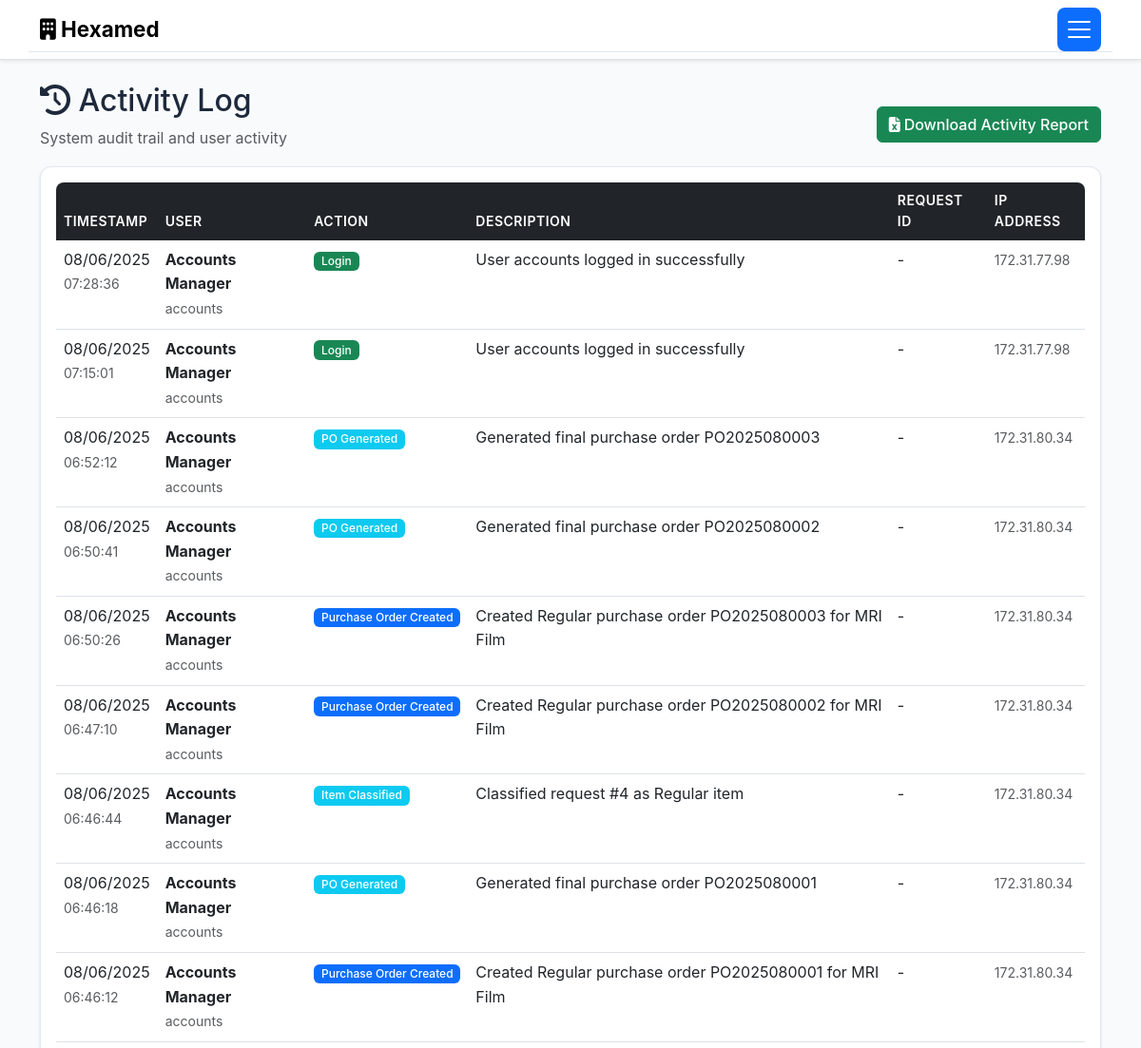
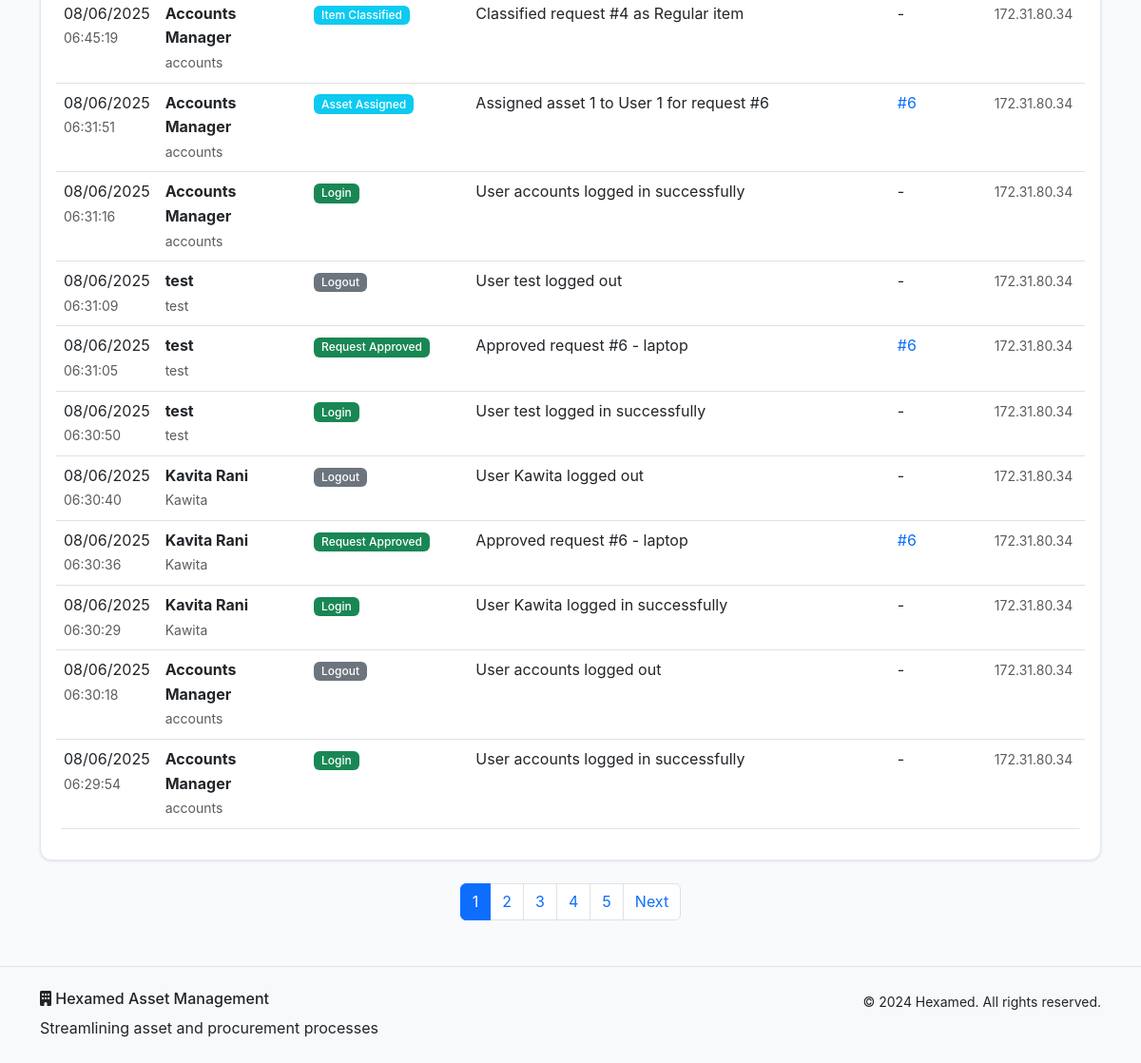
/activity (signed in), run on an earlier commit of the app's database (2 pictures, top to bottom).
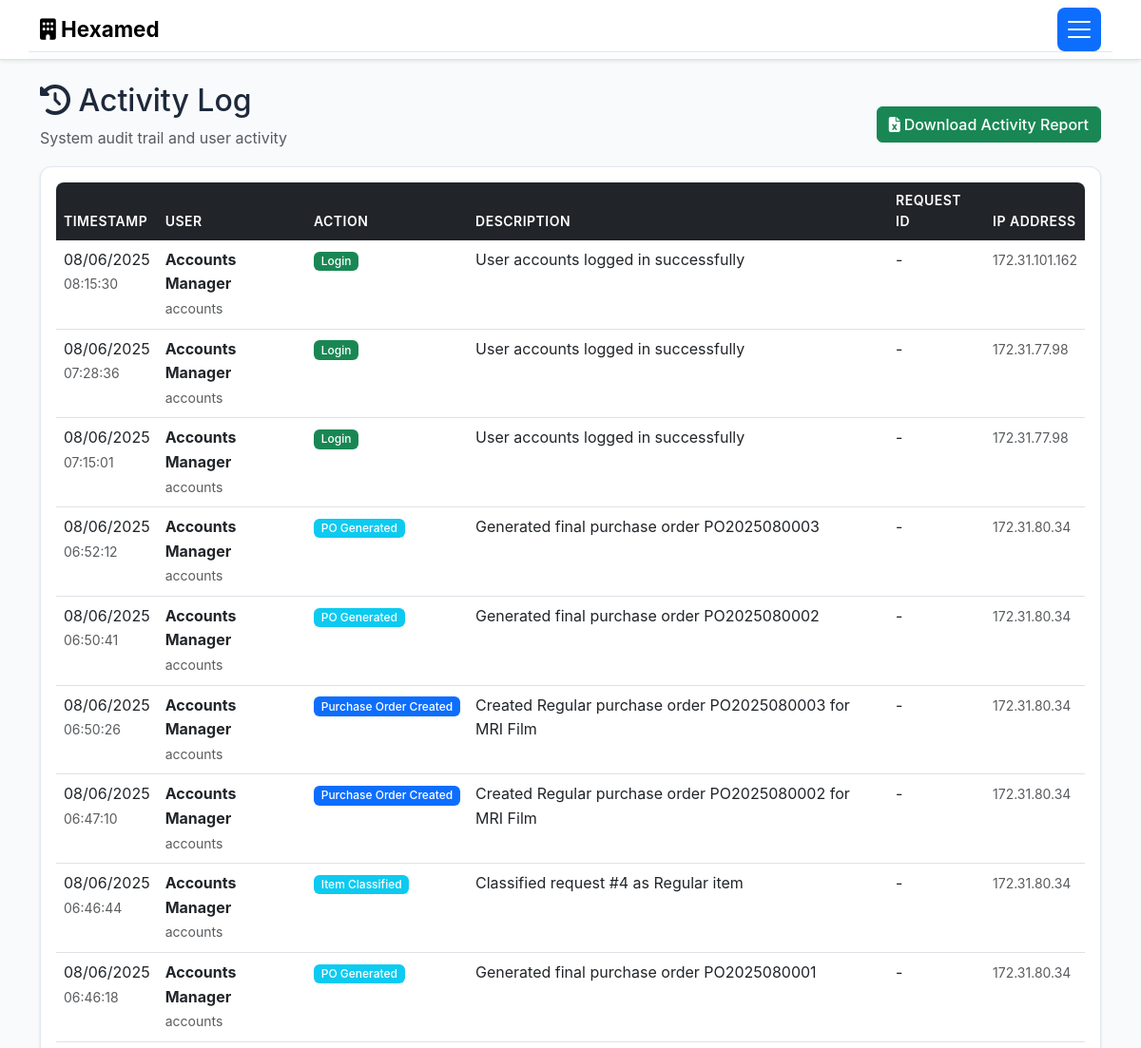
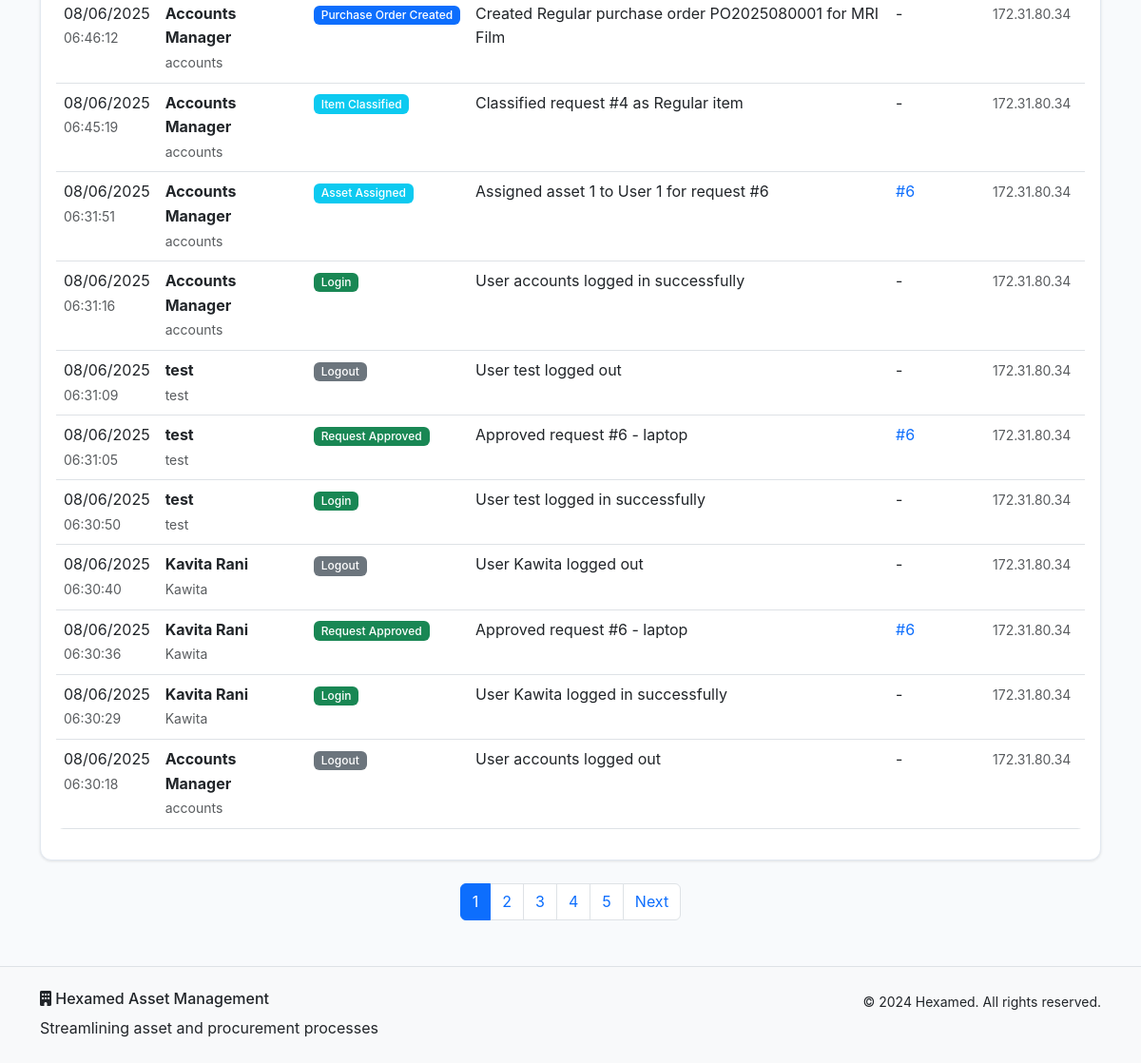
And on a later commit of the database (2 pictures, top to bottom).
### models.py (models this page shows, shortened)
class ActivityLog(db.Model):
    id = db.Column(db.Integer, primary_key=True)
    action = db.Column(db.String(100), nullable=False)
    description = db.Column(db.Text, nullable=False)
    timestamp = db.Column(db.DateTime, default=datetime.utcnow)
    ip_address = db.Column(db.String(45))
    user_id = db.Column(db.Integer, db.ForeignKey('user.id'), nullable=False)
    request_id = db.Column(db.Integer, db.ForeignKey('asset_request.id'), nullable=True)
    user = db.relationship('User', backref='activities')
    request = db.relationship('AssetRequest', backref='activities')

class User(db.Model):
    id = db.Column(db.Integer, primary_key=True)
    username = db.Column(db.String(80), unique=True, nullable=False)
    email = db.Column(db.String(120), unique=True, nullable=False)
    password_hash = db.Column(db.String(256), nullable=False)
    role = db.Column(db.String(50), nullable=False, default='User')
    full_name = db.Column(db.String(100), nullable=False)
    floor = db.Column(db.String(50))
    department = db.Column(db.String(100))
    created_at = db.Column(db.DateTime, default=datetime.utcnow)
    is_active = db.Column(db.Boolean, default=True)
    requests = db.relationship('AssetRequest', foreign_keys='AssetRequest.user_id', backref='requester', lazy=True)

### routes.py (the view)
    def decorated_function(*args, **kwargs):
        if 'user_id' not in session:
            flash('Please log in to access this page.', 'warning')
            return redirect(url_for('login'))
        return f(*args, **kwargs)

### routes.py (called while the page is built)
def require_login(f):
    def decorated_function(*args, **kwargs):
        if 'user_id' not in session:
            flash('Please log in to access this page.', 'warning')
            return redirect(url_for('login'))
        return f(*args, **kwargs)
    decorated_function.__name__ = f.__name__
    return decorated_function

@app.route('/activity')
@require_login
def activity_log():
    user = User.query.get(session['user_id'])
    page = request.args.get('page', 1, type=int)
    activities = ActivityLog.query.order_by(ActivityLog.timestamp.desc()).paginate(
        page=page, per_page=20, error_out=False)
    return render_template('activity.html', activities=activities, user=user)

### templates/activity.html (shortened to what this page needs)
{% extends "base.html" %}
{% block content %}
<div class="container my-4">
    <div class="row">
        <div class="col">
            <div class="d-flex justify-content-between align-items-center">
                <div>
                    <h2><i class="fas fa-history"></i> Activity Log</h2>
                    <p class="text-muted">System audit trail and user activity</p>
                </div>
                {% if user.role in ['Admin', 'MD', 'Accounts/SCM'] %}
                <div>
                    <a href="{{ url_for('download_recent_activity') }}" class="btn btn-success">
                        <i class="fas fa-file-excel me-1"></i>Download Activity Report
                    </a>
                </div>
                {% endif %}
            </div>
        </div>
    </div>
    {% if activities.items %}
    <div class="card">
        <div class="card-body">
            <div class="table-responsive">
                <table class="table table-hover">
                    <thead>
                        <tr>
                            <th>Timestamp</th>
                            <th>User</th>
                            <th>Action</th>
                            <th>Description</th>
                            <th>Request ID</th>
                            <th>IP Address</th>
                        </tr>
                    </thead>
                    <tbody>
                        {% for activity in activities.items %}
                        <tr>
                            <td>
                                <div>
                                    {{ activity.timestamp.strftime('%m/%d/%Y') }}
                                    <br><small class="text-muted">{{ activity.timestamp.strftime('%H:%M:%S') }}</small>
                                </div>
                            </td>
                            <td>
                                <div>
                                    <strong>{{ activity.user.full_name }}</strong>
                                    <br><small class="text-muted">{{ activity.user.username }}</small>
                                </div>
                            </td>
                            <td>
                                {% if 'Login' in activity.action %}
                                    <span class="badge bg-success">{{ activity.action }}</span>
                                {% elif 'Logout' in activity.action %}
                                    <span class="badge bg-secondary">{{ activity.action }}</span>
                                {% elif 'Created' in activity.action %}
                                    <span class="badge bg-primary">{{ activity.action }}</span>
                                {% elif 'Approved' in activity.action %}
                                    <span class="badge bg-success">{{ activity.action }}</span>
                                {% elif 'Rejected' in activity.action %}
                                    <span class="badge bg-danger">{{ activity.action }}</span>
                                {% elif 'Hold' in activity.action %}
                                    <span class="badge bg-warning">{{ activity.action }}</span>
                                {% else %}
                                    <span class="badge bg-info">{{ activity.action }}</span>
                                {% endif %}
                            </td>
                            <td>{{ activity.description }}</td>
                            <td>
                                {% if activity.request_id %}
                                    <a href="{{ url_for('view_requests') }}" class="text-decoration-none">
                                        #{{ activity.request_id }}
                                    </a>
                                {% else %}
                                    -
                                {% endif %}
                            </td>
                            <td>
                                <small class="text-muted">{{ activity.ip_address or '-' }}</small>
                            </td>
                        </tr>
                        {% endfor %}
                    </tbody>
                </table>
            </div>
        </div>
    </div>
    {% if activities.pages > 1 %}
    <nav class="mt-4">
        <ul class="pagination justify-content-center">
            {% for page_num in activities.iter_pages() %}
                {% if page_num %}
                    {% if page_num != activities.page %}
                        <li class="page-item">
                            <a class="page-link" href="{{ url_for('activity_log', page=page_num) }}">{{ page_num }}</a>
                        </li>
                    {% else %}
                        <li class="page-item active">
                            <span class="page-link">{{ page_num }}</span>
                        </li>
                    {% endif %}
                {% else %}
                    <li class="page-item disabled">
                        <span class="page-link">...</span>
                    </li>
                {% endif %}
            {% endfor %}
            {% if activities.has_next %}
                <li class="page-item">
                    <a class="page-link" href="{{ url_for('activity_log', page=activities.next_num) }}">Next</a>
                </li>
            {% endif %}
        </ul>
    </nav>
    {% endif %}
    {% endif %}
</div>
{% endblock %}

### templates/base.html (shortened to what this page needs)
<!DOCTYPE html>
<html lang="en" data-bs-theme="light">
<head>
    <link href="https://cdn.jsdelivr.net/npm/bootstrap@5.3.0/dist/css/bootstrap.min.css" rel="stylesheet">
    <link rel="stylesheet" href="https://cdnjs.cloudflare.com/ajax/libs/font-awesome/6.4.0/css/all.min.css">
    <link rel="stylesheet" href="{{ url_for('static', filename='style.css') }}">
</head>
<body>
    {% if session.user_id %}
    <nav class="navbar navbar-expand-lg navbar-light bg-white shadow-sm border-bottom">
        <div class="container">
            <a class="navbar-brand" href="{{ url_for('dashboard') }}">
                <i class="fas fa-building"></i> Hexamed
            </a>
            <button class="navbar-toggler" type="button" data-bs-toggle="collapse" data-bs-target="#navbarNav">
                <span class="navbar-toggler-icon"></span>
            </button>
            <div class="collapse navbar-collapse" id="navbarNav">
                <ul class="navbar-nav me-auto">
                    {% if session.role in ['Admin', 'MD', 'Accounts/SCM'] %}
                        <li class="nav-item">
                            <a class="nav-link" href="{{ url_for('view_assignments') }}">
                                <i class="fas fa-tasks"></i> Item Assignments
                            </a>
                        </li>
                        {% endif %}
                </ul>
                <ul class="navbar-nav">
                    <li class="nav-item dropdown">
                        <a class="nav-link dropdown-toggle" href="#" id="navbarDropdown" role="button" data-bs-toggle="dropdown">
                            <i class="fas fa-user"></i> {{ session.full_name }}
                            <span class="badge bg-secondary">{{ session.role }}</span>
                        </a>
                    </li>
                </ul>
            </div>
        </div>
    </nav>
    {% endif %}
    <main>
        {% block content %}{% endblock %}
    </main>
    <footer class="bg-light text-dark mt-5 py-4 border-top">
        <div class="container">
            <div class="row">
                <div class="col-md-6">
                    <h6><i class="fas fa-building"></i> Hexamed Asset Management</h6>
                    <p class="mb-0">Streamlining asset and procurement processes</p>
                </div>
                <div class="col-md-6 text-md-end">
                    <small>&copy; 2024 Hexamed. All rights reserved.</small>
                </div>
            </div>
        </div>
    </footer>
</body>
</html>

### static/style.css (style rules this page uses)
:root { --hexamed-primary: #2563eb; --hexamed-secondary: #64748b; --hexamed-success: #00ffaa; --hexamed-warning: #ffa200; --hexamed-danger: #ff0000; --hexamed-info: #06b6d4; --hexamed-light: #f8fafc; --hexamed-dark: #465977; --hexamed-gradient: linear-gradient(135deg, #2563eb, #06b6d4); }
body { font-family: 'Inter', 'Segoe UI', Tahoma, Geneva, Verdana, sans-serif; line-height: 1.6; background-color: #f8fafc; color: #1e293b; }
.navbar-brand { font-weight: bold; font-size: 1.4rem; }
.navbar-nav .nav-link { font-weight: 500; transition: color 0.3s ease; }
.card { border: 1px solid #e2e8f0; border-radius: 0.75rem; box-shadow: 0 1px 3px rgba(0, 0, 0, 0.1); transition: all 0.3s ease; background: white; }
.btn { font-weight: 500; transition: all 0.3s ease; border-radius: 0.375rem; }
.table { border-radius: 0.5rem; overflow: hidden; }
.table thead th { background-color: var(--bs-dark); color: white; border: none; font-weight: 600; text-transform: uppercase; font-size: 0.875rem; letter-spacing: 0.5px; }
.table tbody tr { transition: background-color 0.2s ease; }
.badge { font-weight: 500; font-size: 0.75rem; padding: 0.35em 0.65em; }
.navbar-toggler { display: block !important; border: none; background: var(--bs-primary); border-radius: 0.5rem; padding: 0.5rem; transition: all 0.3s ease; }
.navbar-toggler-icon { width: 1.5em; height: 1.5em; }
.navbar-collapse { position: absolute; top: 100%; left: 0; right: 0; background: white; box-shadow: 0 4px 6px rgba(0, 0, 0, 0.1); border-radius: 0 0 0.75rem 0.75rem; border: 1px solid #e2e8f0; border-top: none; z-index: 1050; max-height: 0; overflow: hidden; transition: max-height 0.3s ease; }
.navbar-collapse .navbar-nav { flex-direction: column; padding: 1rem 0; }
.navbar-collapse .navbar-nav .nav-link { padding: 0.75rem 1.5rem; color: #374151; font-weight: 500; border-bottom: 1px solid #f3f4f6; transition: all 0.3s ease; }
.navbar-collapse .navbar-nav .nav-link i { margin-right: 0.75rem; width: 1.25rem; text-align: center; }
.navbar-collapse .navbar-nav:last-of-type { border-top: 2px solid var(--bs-primary); margin-top: 1rem; padding-top: 1rem; background: #f8fafc; }
.navbar-collapse .dropdown-toggle { background: var(--bs-primary); color: white; border-radius: 0.5rem; margin: 0 1rem; font-weight: 600; }
.navbar { position: relative; }
.navbar .container { position: relative; }

What changed in the data, as far as the page shows it:
no longer on this page (row unchanged): ActivityLog: timestamp "08/06/2025", timestamp "06:29:54", user.full_name "Accounts Manager", user.username "accounts", action "Login", description "User accounts logged in successfully", ip_address "172.31.80.34"
added ActivityLog: timestamp "08/06/2025", timestamp "08:15:30", user.full_name "Accounts Manager", user.username "accounts", action "Login", description "User accounts logged in successfully", ip_address "172.31.101.162"
